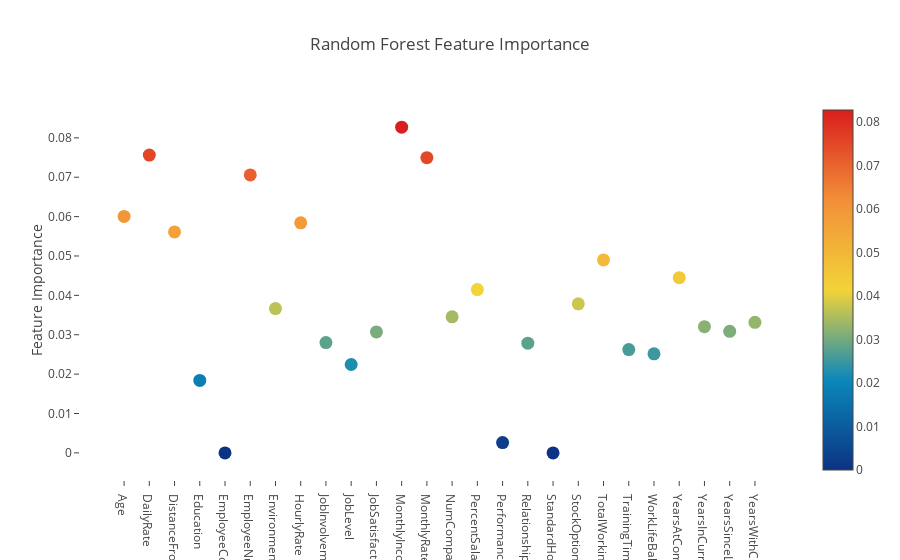

Source (notebook cell):
### Code cell
trace = go.Scatter(
    y = clf.feature_importances_,
    x = data_final.columns.values,
    mode='markers',
    marker=dict(
        sizemode = 'diameter',
        sizeref = 1,
        size = 13,
        #size= rf.feature_importances_,
        #color = np.random.randn(500), #set color equal to a variable
        color = clf.feature_importances_,
        colorscale='Portland',
        showscale=True
    ),
    text = data_final.columns.values
)
data = [trace]

layout= go.Layout(
    autosize= True,
    title= 'Random Forest Feature Importance',
    hovermode= 'closest',
     xaxis= dict(
         ticklen= 5,
         showgrid=False,
        zeroline=False,
        showline=False
     ),
    yaxis=dict(
        title= 'Feature Importance',
        showgrid=False,
        zeroline=False,
        ticklen= 5,
        gridwidth= 2
    ),
    showlegend= False
)
fig = go.Figure(data=data, layout=layout)
py.iplot(fig,filename='scatter2010')

### Figure 1 — Plotly figure (JSON) as saved in the notebook; plotly's stock layout.template omitted (floating-point values rounded to 4 significant figures)
{"data": [{"marker": {"color": [0.06004, 0.07562, 0.05611, 0.01841, 0, 0.0706, 0.03665, 0.05843, 0.028, 0.02244, 0.03072, 0.08272, 0.07496, 0.03455, 0.04146, 0.002612, 0.02785, 0, 0.03784, 0.049, 0.02624, 0.02515, 0.0445, 0.03205, 0.03088, 0.03314], "colorscale": "Portland", "showscale": true, "size": 13, "sizemode": "diameter", "sizeref": 1}, "mode": "markers", "text": ["Age", "DailyRate", "DistanceFromHome", "Education", "EmployeeCount", "EmployeeNumber", "EnvironmentSatisfaction", "HourlyRate", "JobInvolvement", "JobLevel", "JobSatisfaction", "MonthlyIncome", "MonthlyRate", "NumCompaniesWorked", "PercentSalaryHike", "PerformanceRating", "RelationshipSatisfaction", "StandardHours", "StockOptionLevel", "TotalWorkingYears", "TrainingTimesLastYear", "WorkLifeBalance", "YearsAtCompany", "YearsInCurrentRole", "YearsSinceLastPromotion", "YearsWithCurrManager", "BusinessTravel", "Department", "EducationField", "Gender", "JobRole", "MaritalStatus", "Over18", "OverTime"], "type": "scatter", "uid": "bf7e2ea6-c571-462e-9b29-d55713b31c57", "x": ["Age", "DailyRate", "DistanceFromHome", "Education", "EmployeeCount", "EmployeeNumber", "EnvironmentSatisfaction", "HourlyRate", "JobInvolvement", "JobLevel", "JobSatisfaction", "MonthlyIncome", "MonthlyRate", "NumCompaniesWorked", "PercentSalaryHike", "PerformanceRating", "RelationshipSatisfaction", "StandardHours", "StockOptionLevel", "TotalWorkingYears", "TrainingTimesLastYear", "WorkLifeBalance", "YearsAtCompany", "YearsInCurrentRole", "YearsSinceLastPromotion", "YearsWithCurrManager", "BusinessTravel", "Department", "EducationField", "Gender", "JobRole", "MaritalStatus", "Over18", "OverTime"], "y": [0.06004, 0.07562, 0.05611, 0.01841, 0, 0.0706, 0.03665, 0.05843, 0.028, 0.02244, 0.03072, 0.08272, 0.07496, 0.03455, 0.04146, 0.002612, 0.02785, 0, 0.03784, 0.049, 0.02624, 0.02515, 0.0445, 0.03205, 0.03088, 0.03314]}], "layout": {"autosize": true, "hovermode": "closest", "showlegend": false, "title": "Random Forest Feature Importance", "xaxis": {"showgrid": false, "showline": false, "ticklen": 5, "zeroline": false}, "yaxis": {"gridwidth": 2, "showgrid": false, "ticklen": 5, "title": "Feature Importance", "zeroline": false}}}
